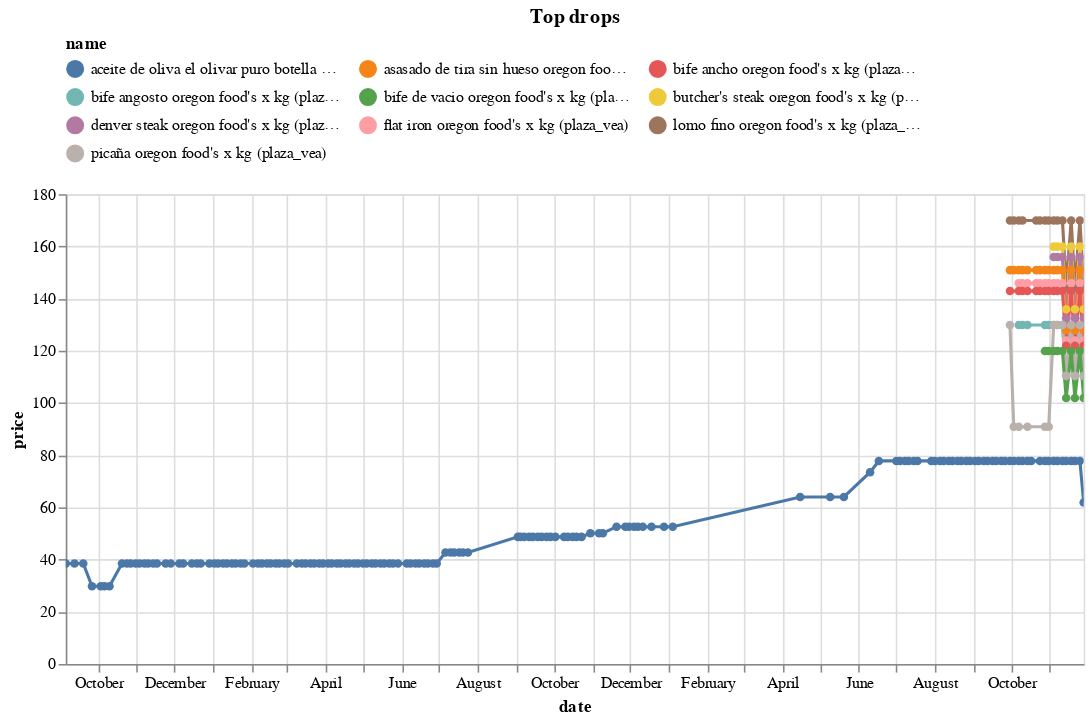

The notebook cell this image was saved under:
### Code cell
(top_changes_abs
 .sort_values('change')
 .head(10)
 .pipe(plot_changes, 'Top drops')
)

### Figure 1 — Vega-Lite specification as saved in the notebook (floating-point values rounded to 4 significant figures; data arrays with more than 128 entries replaced by an {"elided": "..."} marker saying what was removed)
{"config": {"view": {"continuousWidth": 300, "continuousHeight": 300}, "legend": {"columns": 3, "orient": "top"}}, "data": {"name": "data-001a734c2baeb04997656af2c8e77a42"}, "mark": {"type": "line", "point": true}, "encoding": {"color": {"field": "name", "scale": {"domain": ["aceite de oliva el olivar puro botella 1l (plaza_vea)", "asasado de tira sin hueso oregon food's x kg (plaza_vea)", "bife ancho oregon food's x kg (plaza_vea)", "bife angosto oregon food's x kg (plaza_vea)", "bife de vacio oregon food's x kg (plaza_vea)", "butcher's steak oregon food's x kg (plaza_vea)", "denver steak oregon food's x kg (plaza_vea)", "flat iron oregon food's x kg (plaza_vea)", "lomo fino oregon food's x kg (plaza_vea)", "picaña oregon food's x kg (plaza_vea)"]}, "type": "nominal"}, "tooltip": [{"field": "name", "type": "nominal"}, {"field": "price", "type": "quantitative"}, {"field": "last_price", "type": "quantitative"}], "x": {"field": "date", "type": "temporal"}, "y": {"field": "price", "type": "quantitative"}}, "params": [{"name": "param_9", "select": {"type": "point", "fields": ["name"]}, "bind": "legend"}, {"name": "param_10", "select": {"type": "interval", "encodings": ["x", "y"]}, "bind": "scales"}], "title": "Top drops", "transform": [{"filter": {"param": "param_9"}}], "width": 650, "$schema": "https://vega.github.io/schema/vega-lite/v5.20.1.json", "datasets": {"data-001a734c2baeb04997656af2c8e77a42": {"elided": "269 records"}}}
